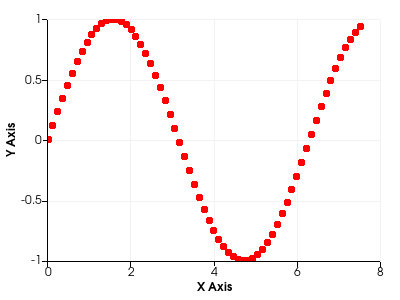

The Python source for this figure:
#!/usr/bin/env python
# Demonstrate a point plot with dynamic input array switching to test cache release.

import math

import vtkmodules.vtkInteractionStyle  # noqa: F401
import vtkmodules.vtkRenderingContextOpenGL2  # noqa: F401
import vtkmodules.vtkRenderingOpenGL2  # noqa: F401

from vtkmodules.vtkChartsCore import vtkChartXY, vtkPlotPoints
from vtkmodules.vtkCommonCore import vtkFloatArray
from vtkmodules.vtkCommonDataModel import vtkTable
from vtkmodules.vtkRenderingContext2D import vtkContextActor
from vtkmodules.vtkRenderingCore import (
    vtkRenderWindow,
    vtkRenderWindowInteractor,
    vtkRenderer,
)

# Create a table with some points in it.
table = vtkTable()
arr_x = vtkFloatArray()
arr_x.SetName("X Axis")
table.AddColumn(arr_x)
arr_c = vtkFloatArray()
arr_c.SetName("Cosine")
table.AddColumn(arr_c)
arr_s = vtkFloatArray()
arr_s.SetName("Sine")
table.AddColumn(arr_s)

num_points = 65
inc = 7.5 / (num_points - 1)
table.SetNumberOfRows(num_points)
for i in range(num_points):
    table.SetValue(i, 0, i * inc)
    table.SetValue(i, 1, math.cos(i * inc))
    table.SetValue(i, 2, math.sin(i * inc))

# Set up a chart.
chart = vtkChartXY()

points = vtkPlotPoints.SafeDownCast(chart.AddPlot(vtkChartXY.POINTS))
points.SetInputData(table, 0, 1)
points.SetColor(255, 0, 0)

# Context actor and scene wiring.
context_actor = vtkContextActor()
context_actor.GetScene().AddItem(chart)

# Renderer
renderer = vtkRenderer()
renderer.SetBackground(1.0, 1.0, 1.0)
context_actor.GetScene().SetRenderer(renderer)
renderer.AddActor(context_actor)

# Window
render_window = vtkRenderWindow()
render_window.SetSize(400, 300)
render_window.SetMultiSamples(0)
render_window.AddRenderer(renderer)
render_window.SetWindowName("plot points")

# Interactor
interactor = vtkRenderWindowInteractor()
interactor.SetRenderWindow(render_window)

render_window.Render()

# Switch to display sine instead of cosine to test cache release.
points.SetInputArray(1, "Sine")

render_window.Render()
interactor.Initialize()
interactor.Start()
